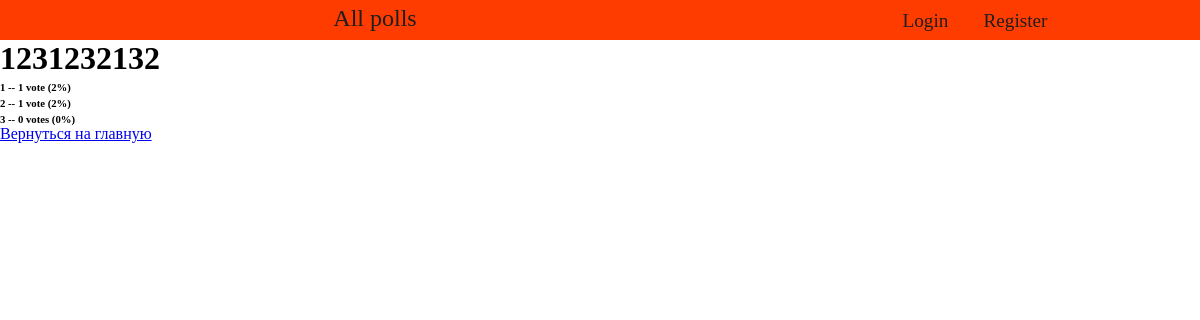
Page /polls/13/results/ on the committed database.
### polls/models.py (models this page shows, shortened)
class Question(models.Model):
    id = models.AutoField(primary_key=True, unique=True, verbose_name='id')
    question_text = models.CharField(max_length=200)
    pub_date = models.DateTimeField(default=datetime.now())
    ex_date = models.DateTimeField(default=datetime.now() + timedelta(days=1),
                                   verbose_name='Время жизни',
                                   null=False)
    votes = models.IntegerField(default=0)
    img = models.ImageField(null=True, default='default.jpg', upload_to="images/question")
    description = models.TextField(max_length=600, null=True)
    description2 = models.TextField(max_length=600, null=True)
    voted_by = models.ManyToManyField(User, verbose_name='проголосовавшие', blank=True)

class Choice(models.Model):
    question = models.ForeignKey(Question, on_delete=models.CASCADE)
    choice_text = models.CharField(max_length=200)
    votes = models.IntegerField(default=0)
    def percentage(self):
        all_votes = Choice.objects.all()
        votes_count = 0
        for obj in all_votes:
            votes_count += obj.votes
        if self.votes != 0:
            return round((self.votes / votes_count) * 100)
        else:
            return 0

### polls/views.py (the view)
# urls.py: path(r'^(?P<pk>\d+)/results/$', views.ResultsView.as_view(), name='results'),
class ResultsView(generic.DetailView):
    model = Question
    template_name = 'polls/results.html'

### polls/templates/polls/results.html
{% extends "basic.html" %}
{% block content %}
{% load static %}
<link rel="stylesheet" href="{% static 'style.css'%}">
<div class="jumbotron">
<h1>{{ question.question_text }}</h1>
<ul>
    {% for choice in question.choice_set.all %}
    <li><h6>{{ choice.choice_text }} -- {{ choice.votes }} vote{{choice.votes|pluralize}} ({{choice.percentage}}%)</h6></li>
    {% endfor %}
</ul>
<a class="btn btn-dark btn-lg" href="{% url 'index' %}" role="button">Вернуться на главную</a>
</div>
{% endblock %}

### polls/static/style.css (style rules this page uses)
* { margin: 0; padding: 0; }

### rows in the picture
Question: question_text "1231232132"
Choice: choice_text "1", votes "1", percentage "2"
Choice: choice_text "2", votes "1", percentage "2"
Choice: choice_text "3", votes "0", percentage "0"
